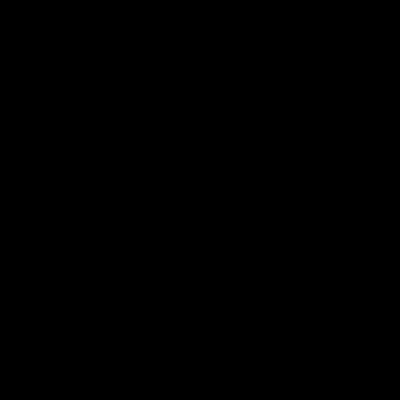
Frame 1 (no input)
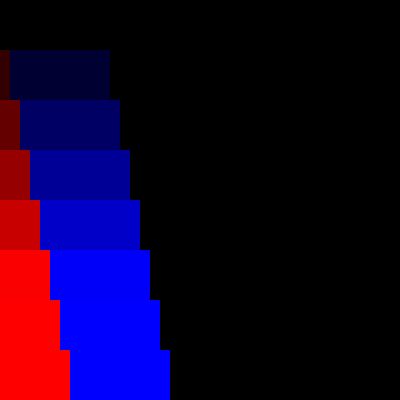
Frame 60 (the mouse pressed at the canvas centre just before this capture)
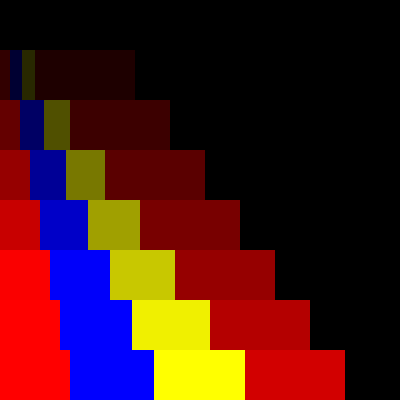
Frame 120 (the mouse held since frame 60 and released just before this capture)

The Processing sketch that drew these frames (run headless with seeded random() and noise(); from frame 60 on, the mouse is pressed at the canvas centre):

// Processing sketch: primary_colors_jenna_final
// ── primary_colors_jenna_final.pde
float timer= 0;


void setup() {
  size(400,400);
  background (0);
 noStroke();
}

void draw() {
  
  if (timer>15){
   for (int i=0; i<140; i=i+1) {
     fill(i*50,0,0);
     rect(-i,i*50,100,50);
     
   }}
   
   if (timer>45){
   for (int i=0; i<140; i=i+1) {
     fill(0,0,i*50);
     rect(i*10,i*50,100,50);
     
   }}
   
   if(timer>75){
     for (int i=0; i<10; i=i+1) {
     fill(i*40,i*40,0);
     rect(i*22,i*50,100,50);
     
   
     }}
     
     if(timer>105){
    for (int i=0; i<200; i=i+1) {
     fill(i*30,0,0);
     rect(i*35,i*50,100,50);
     
    }}
    
     if(timer>155){
     for (int i=0; i<140; i=i+1) {
     fill(0,0,i*30);
     rect(i*45,i*50,100,50);
     
  
    }}
    
    if(timer>195){
    for (int i=0; i<140; i=i+1) {
     fill(i*20,i*20,0);
     rect(i*60,i*50,100,50);
     
  
    }}
    
     if(timer>225){
     for (int i=0; i<140; i=i+1) {
     fill(i*15,0,0);
     rect(i*68,i*50,100,50);
     
     }}
     
     if(timer>250){
     for (int i=0; i<140; i=i+1) {
     fill(0,0,i*20);
     rect(i*75,i*50,100,50);
     
     
  
    }}
    
    timer=timer+1;
}
